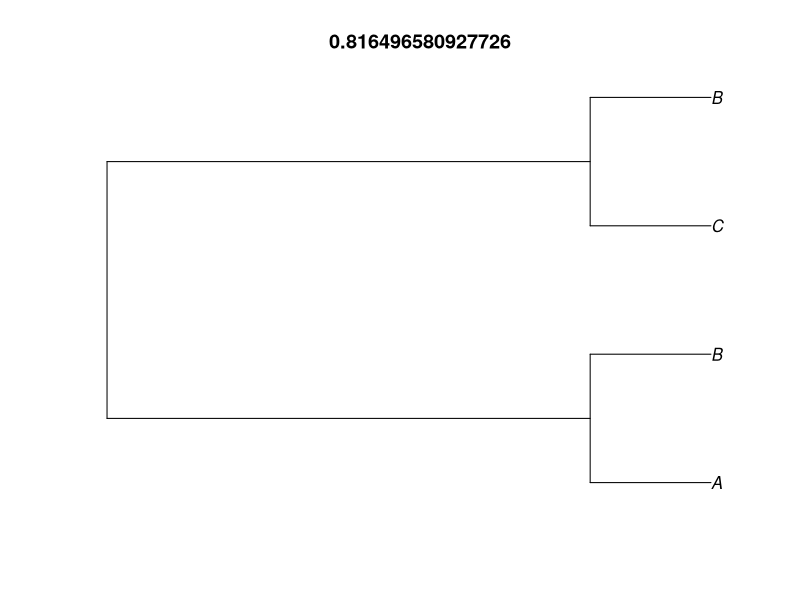
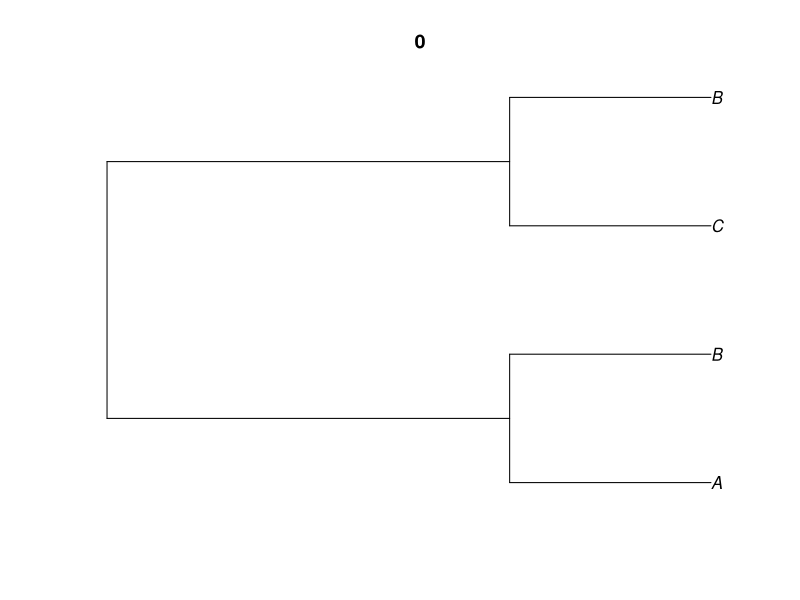
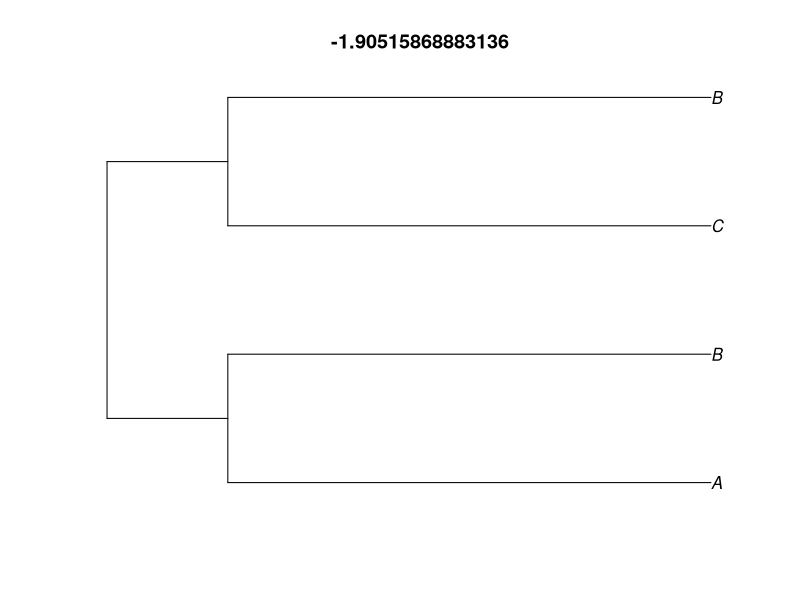

These charts were generated, in order, by the following R code:
## ---- chunk 1
newick <- "((A:2,B:2):8,(C:2,B:2):8);"
phylogeny <- ape::read.tree(text = newick)
gamma <- ape::gammaStat(phylogeny)
plot(phylogeny, main = gamma)
## ---- chunk 2
newick <- "((A:3,B:3):6,(C:3,B:3):6);"
phylogeny <- ape::read.tree(text = newick)
gamma <- ape::gammaStat(phylogeny)
plot(phylogeny, main = gamma)
## ---- chunk 3
newick <- "((A:8,B:8):2,(C:8,B:8):2);"
phylogeny <- ape::read.tree(text = newick)
gamma <- ape::gammaStat(phylogeny)
plot(phylogeny, main = gamma)
